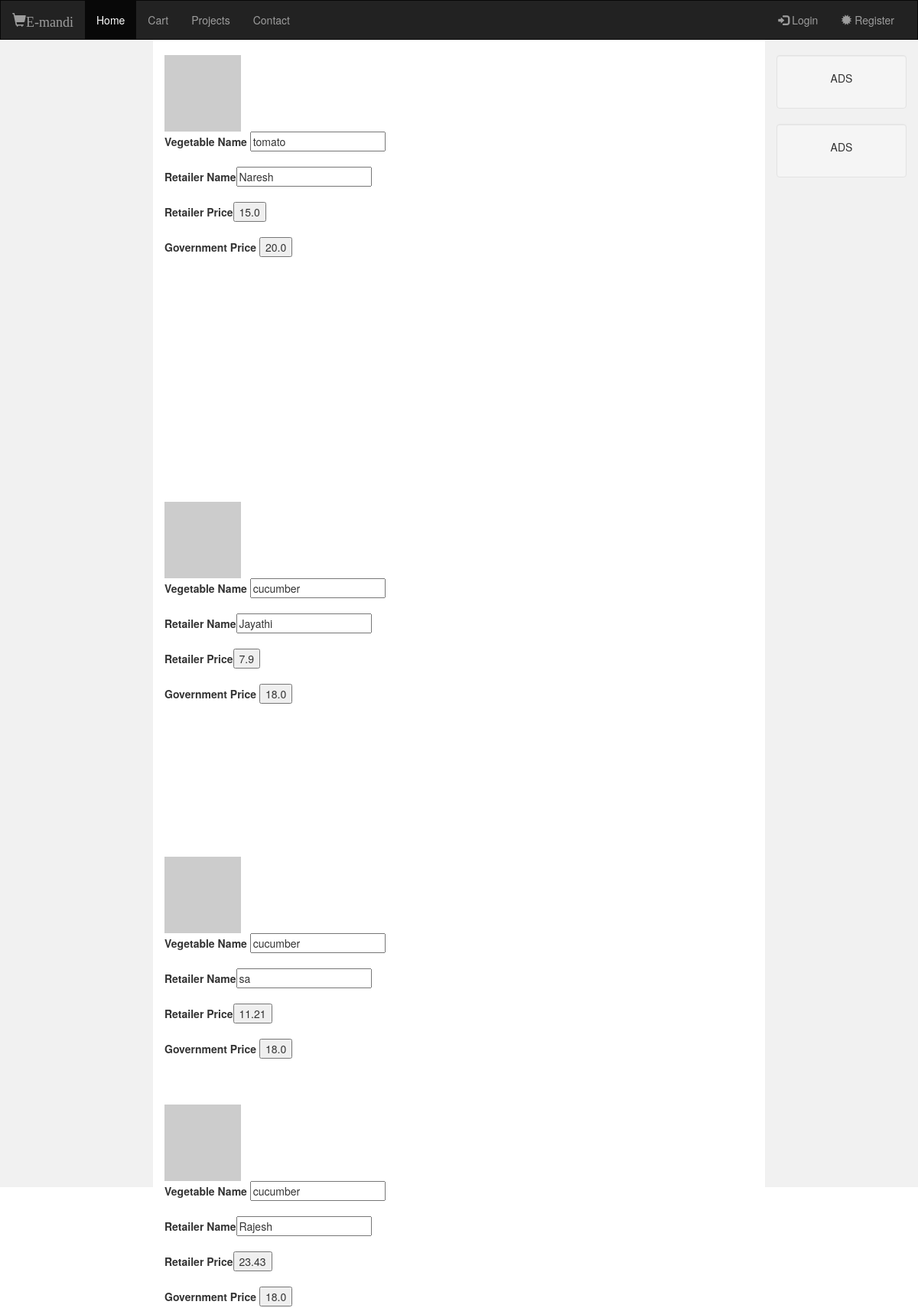
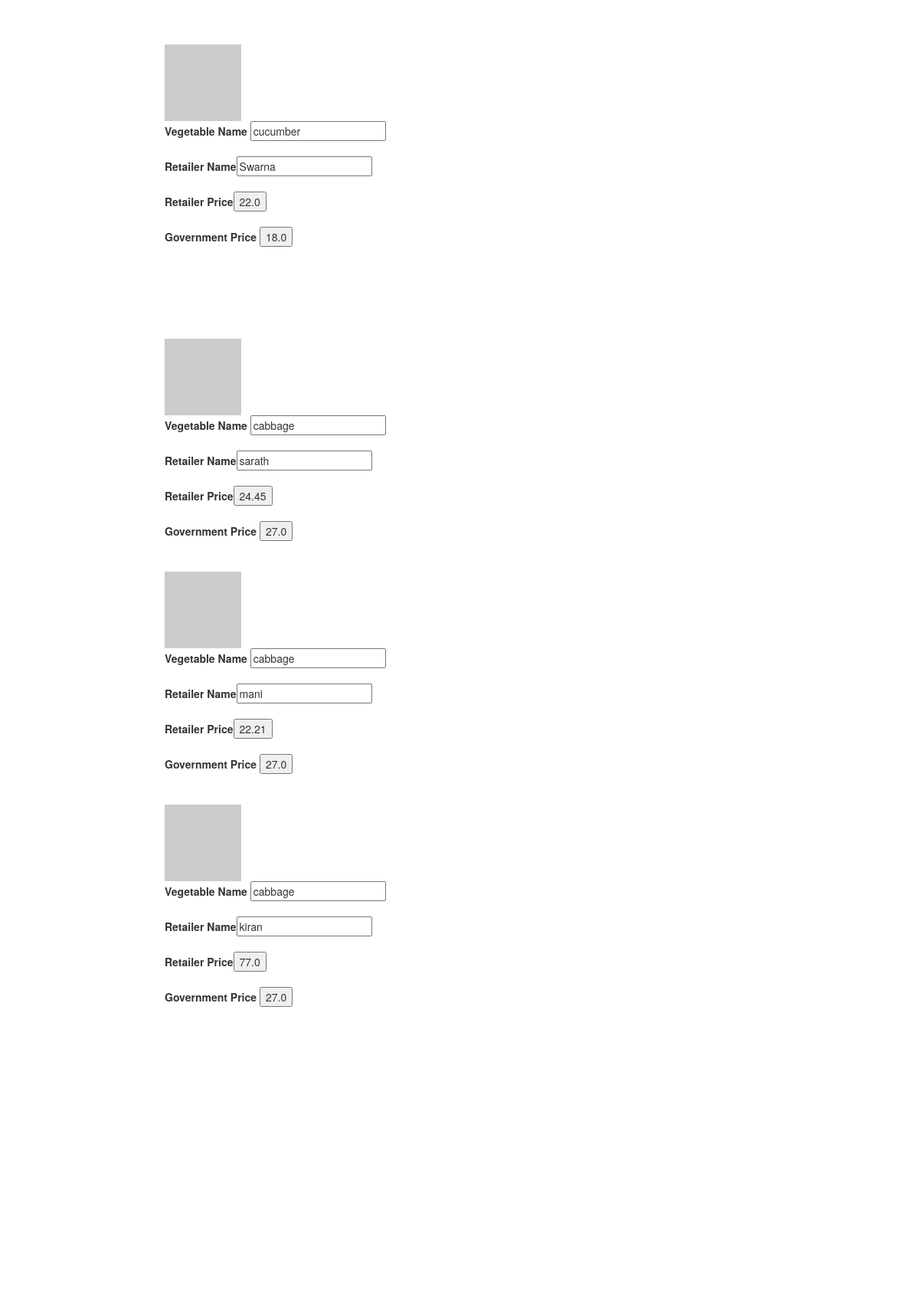
The page / (upper part) on the database its author committed (2 pictures, top to bottom).
### models.py (models this page shows, shortened)
class Retailer(Base):
    __tablename__ = 'Retailer'
    id = db.Column(db.Integer,primary_key=True)
    retailer_name = db.Column(db.String(10))
    vegetable_name = db.Column(db.String(60))
    price = db.Column(db.Float)

class Government(Base):
     __tablename__='Government'
     id = db.Column(db.Integer,primary_key=True)
     vegetable_name = db.Column(db.String(60))
     price = db.Column(db.Integer)

### app.py (the view)
@app.route('/')
def home():
    items = Retailer.query.all()
    w_items = Wholeseller.query.all()
    govt = Government.query.all()
    return render_template('pages/index.html',items=items,govt=govt,w_items=w_items)

### templates/pages/index.html (shortened to what this page needs)
<!DOCTYPE html>
<html lang="en">
<head>
  <link rel="stylesheet" href="https://maxcdn.bootstrapcdn.com/bootstrap/3.3.7/css/bootstrap.min.css">
</head>
<body>
<nav class="navbar navbar-inverse">
  <div class="container-fluid">
    <div class="navbar-header">
      <a class="navbar-brand" href="#"><span class="glyphicon glyphicon-shopping-cart">E-mandi</span></a>
    </div>
    <div class="collapse navbar-collapse" id="myNavbar">
      <ul class="nav navbar-nav">
        <li class="active"><a href="#">Home</a></li>
        <li><a href="{{url_for('cart')}}">Cart</a></li>
        <li><a href="#">Projects</a></li>
        <li><a href="#">Contact</a></li>
      </ul>
      <ul class="nav navbar-nav navbar-right">
        {% if not session %}
        <li><a href="{{url_for('login')}}"><span class="glyphicon glyphicon-log-in"></span> Login</a></li>
        <li><a href="{{url_for('register')}}"><span class="glyphicon glyphicon-certificate"></span> Register</a></li>
        {% endif %}
      </ul>
    </div>
  </div>
</nav>
<div class="container-fluid text-center">
  <div class="row content">
    <div class="col-sm-2 sidenav">
    </div>
    <div class="col-sm-8 text-left">
      <div>
	<form method =post action="{{url_for('cart')}}">
		<div id='tomato'>
			{% for item in items %}
			{% if item['vegetable_name'] == 'tomato' %}
  			<img src="https://placehold.it/100x100"/><br>
  			<b>Vegetable Name</b> <input type="text" name="vegetable_name" value="{{ item['vegetable_name'] }}" readonly><br><br>
        <b>Retailer Name</b><input type="text" name="retailer_name" value="{{ item['retailer_name'] }}" readonly><br><br>
  			<b>Retailer Price</b><input type="submit" name="vegetable_price" value="{{ item['price'] }}" readonly><br><br>
        {% for vegetable in govt %}
        {% if vegetable['vegetable_name'] == 'tomato' %}
        <b>Government Price </b><input type="submit" name="govt_price" value="{{ vegetable['price'] }}" readonly><br><br>
        {% endif %}
        {% endfor %}
      {% endif %}<br>
			{% endfor %}
		</div>
  </form><br>
  <form method=post action="{{url_for('cart')}}">
		<div id='cucumber'>
			{% for item in items %}
			{% if item['vegetable_name'] == 'cucumber' %}
  			<img src="https://placehold.it/100x100"/><br>
  			<b>Vegetable Name</b> <input type="text" name="vegetable_name" value="{{ item['vegetable_name'] }}" readonly><br><br>
  			<b>Retailer Name</b><input type="text" name="retailer_name" value="{{ item['retailer_name'] }}" readonly><br><br>
      	<b>Retailer Price</b><input type="submit" name="vegetable_price" value="{{ item['price'] }}" readonly><br><br>
        {% for vegetable in govt %}
        {% if vegetable['vegetable_name'] == 'cucumber' %}
        <b>Government Price </b><input type="submit" name="govt_price" value="{{ vegetable['price'] }}" readonly><br><br>
        {% endif %}
        {% endfor %}
      {% endif %}<br>
			{% endfor %}
		</div>
	</form><br>
    <form method=post action="{{url_for('cart')}}">
    <div id='cabbage'>
      {% for item in items %}
      {% if item['vegetable_name'] == 'cabbage' %}
        <img src="https://placehold.it/100x100"/><br>
        <b>Vegetable Name</b> <input type="text" name="vegetable_name" value="{{ item['vegetable_name'] }}" readonly><br><br>
        <b>Retailer Name</b><input type="text" name="retailer_name" value="{{ item['retailer_name'] }}" readonly><br><br>
      	<b>Retailer Price</b><input type="submit" name="vegetable_price" value="{{ item['price'] }}" readonly><br><br>
        {% for vegetable in govt %}
        {% if vegetable['vegetable_name'] == 'cabbage' %}
        <b>Government Price </b><input type="submit" name="govt_price" value="{{ vegetable['price'] }}" readonly><br><br>
        {% endif %}
        {% endfor %}
      {% endif %}<br>
      {% endfor %}
    </div>
  </form><br>
    <form method=post action="{{url_for('cart')}}">
    <div id='potato'>
      {% for item in items %}
      {% if item['vegetable_name'] == 'potato' %}
        <img src="https://placehold.it/100x100"/><br>
        <b>Vegetable Name</b> <input type="text" name="vegetable_name" value="{{ item['vegetable_name'] }}" readonly><br><br>
        <b>Retailer Name</b><input type="text" name="retailer_name" value="{{ item['retailer_name'] }}" readonly><br><br>
      	<b>Retailer Price</b><input type="submit" name="vegetable_price" value="{{ item['price'] }}" readonly><br><br>
        {% for vegetable in govt %}
        {% if vegetable['vegetable_name'] == 'potato' %}
        <b>Government Price </b><input type="submit" name="govt_price" value="{{ vegetable['price'] }}" readonly><br><br>
        {% endif %}
        {% endfor %}
      {% endif %}<br>
      {% endfor %}
    </div>
  </form><br>
	</div>
    </div>
    <div class="col-sm-2 sidenav">
      <div class="well">
        <p>ADS</p>
      </div>
      <div class="well">
        <p>ADS</p>
      </div>
    </div>
  </div>
</div>
</body>
</html>

### templates/pages/index.html (style rules this page uses)
.navbar { margin-bottom: 0; border-radius: 0; }
.row.content { height: 1500px }
.sidenav { padding-top: 20px; background-color: #f1f1f1; height: 100%; }

### rows shown on the page
Retailer: vegetable_name "tomato", retailer_name "Naresh", vegetable_price "15.0"
Government: govt_price "20.0"
Retailer: vegetable_name "cucumber", retailer_name "Jayathi", vegetable_price "7.9"
Government: govt_price "18.0"
Retailer: vegetable_name "cucumber", retailer_name "sa", vegetable_price "11.21"
Retailer: vegetable_name "cucumber", retailer_name "Rajesh", vegetable_price "23.43"
Retailer: vegetable_name "cucumber", retailer_name "Swarna", vegetable_price "22.0"
Retailer: vegetable_name "cabbage", retailer_name "sarath", vegetable_price "24.45"
Government: govt_price "27.0"
Retailer: vegetable_name "cabbage", retailer_name "mani", vegetable_price "22.21"
Retailer: vegetable_name "cabbage", retailer_name "kiran", vegetable_price "77.0"
